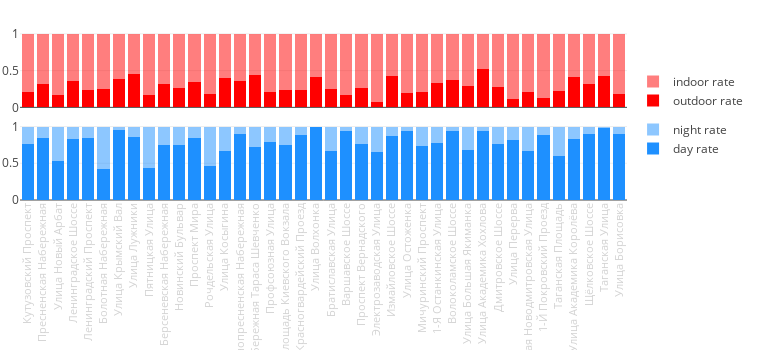

Here is the notebook cell this chart was saved with:
### Code cell
ENV_TIME_N_TICKS = 40

####

locations_env = calculate_street_enviroment()

env_data = {}
for street in locations_env['street'].unique():
    outdoor_cn = locations_env[locations_env['street'] == street]['outdoor'].sum()
    indoor_cn = locations_env[locations_env['street'] == street]['indoor'].sum()
    
    env_data[street] = [outdoor_cn, indoor_cn]
    
####

street_outdoor_data, street_indoor_data = [], []
for x in streets:
    street_outdoor_data.append(env_data[x][0])
    street_indoor_data.append(env_data[x][1])
    
####

street_outdoor_data = np.array(street_outdoor_data)
street_indoor_data = np.array(street_indoor_data)

outdoor_rate = street_outdoor_data / (street_indoor_data + street_outdoor_data)

####

cn = Counter()
for loc in list(data1.keys()):
    for photo in data1[loc]:
        for category, val in data1[loc][photo]['categories'].items():
            cn[category] += float(val)
            
all_tags = list(cn.keys())
forbidden_tags = ["beauty_salon", "dressing_room"]
for x in forbidden_tags:
    all_tags.remove(x)

####

scenes_fn = "/Users/pavel/Sources/python/concepts/insta/cv_sandbox/photo_tagger/scenes_{}.json"

selected_tags = get_tags('selected')

opposite_scenes = load_json(scenes_fn.format(OPPOSITE_CITY))
target_scenes = load_json(scenes_fn.format(CITY))

opposite_tags_table = build_tags_table(all_tags, opposite_scenes)
target_tags_table = build_tags_table(all_tags, target_scenes)

general_tags_table = np.vstack((target_tags_table[all_tags].values.tolist(), 
                                opposite_tags_table[all_tags].values.tolist()))

target_scenes = load_json(scenes_fn.format(CITY))
target_tags_table = build_tags_table(all_tags, target_scenes)

####

night_tags = ['bar', 'discotheque', 'beer_hall', 'pub/indoor', 'restaurant']
day_tags = [x for x in SELECTED_TAGS if not x in night_tags and \
                                        not x in forbidden_tags]

####

daily_activity_list = []
for loc in list(data1.keys()):
    row = target_tags_table[target_tags_table['id'] == loc]
    day_val = row[day_tags].values.sum()
    night_val = row[night_tags].values.sum()
    if loc in id2loc:
        street = geo_table[geo_table['id'] == int(loc)][STREET_COLUMN].tolist()
        if street and street[0] != 'None':
            daily_activity_list.append([loc, day_val, night_val, street[0]])
        
daily_activity_table = pd.DataFrame(daily_activity_list)
daily_activity_table.columns = ['id', 'day', 'night', 'street']

####

daily_activity_dict = {}
for street in locations_env['street'].unique():
    day_cn = daily_activity_table[daily_activity_table['street'] == street]['day'].values.sum()
    night_cn = daily_activity_table[daily_activity_table['street'] == street]['night'].values.sum()
    
    daily_activity_dict[street] = [day_cn, night_cn]
    
####

street_day_activity, street_night_activity = [], []
for x in streets:
    if x in daily_activity_dict:
        street_day_activity.append(daily_activity_dict[x][0])
        street_night_activity.append(daily_activity_dict[x][1])
        
####

street_ticks = np.array(streets)

street_day_activity = np.array(street_day_activity)
street_night_activity = np.array(street_night_activity)

day_activity_rate = np.array(street_day_activity / 
                             (street_day_activity + street_night_activity))

VERTICAL_SPACING = 0.09
fig = tools.make_subplots(rows=2, cols=1,
                          vertical_spacing=VERTICAL_SPACING,
                          print_grid=False)

ENV_COLOR = 'red'
INDOOR_OPACITY = 0.5

outdoor_trace = go.Bar(
    y=outdoor_rate[:ENV_TIME_N_TICKS],
    x=street_ticks[:ENV_TIME_N_TICKS],
    marker=dict(color=ENV_COLOR), 
    name="outdoor rate",
    legendgroup='group1'
)

indoor_trace = go.Bar(
    y=1-outdoor_rate[:ENV_TIME_N_TICKS],
    x=street_ticks[:ENV_TIME_N_TICKS],
    marker=dict(color=ENV_COLOR), 
    opacity=INDOOR_OPACITY,
    name="indoor rate",
    legendgroup='group1'
)

fig.append_trace(outdoor_trace, 1, 1)
fig.append_trace(indoor_trace, 1, 1)

DAILY_COLOR = 'dodgerblue'
NIGHT_OPACITY = 0.5

day_trace = go.Bar(y=day_activity_rate[:ENV_TIME_N_TICKS],
                   x=street_ticks[:ENV_TIME_N_TICKS],
                   marker=dict(color=DAILY_COLOR), 
                   name="day rate",
                   legendgroup='group2')

night_trace = go.Bar(y=1-day_activity_rate[:ENV_TIME_N_TICKS],
                     x=street_ticks[:ENV_TIME_N_TICKS],
                     marker=dict(color=DAILY_COLOR), 
                     opacity=NIGHT_OPACITY,
                     name="night rate",
                     legendgroup='group2')

fig.append_trace(day_trace, 2, 1)
fig.append_trace(night_trace, 2, 1)

MARGIN = go.layout.Margin(t=30, b=150, l=20)
FONTSIZE = 11
FONTCOLOR = 'lightgrey'
PLOT_HEIGHT = 350
PLOT_WIDTH = 760
LEGEND_X = 1.01
LEGEND_Y = 0.5

fig['layout'].update(width=PLOT_WIDTH, height=PLOT_HEIGHT,
                     legend=dict(x=LEGEND_X, y=LEGEND_Y), 
                     barmode='stack', margin=MARGIN,
                     xaxis1=dict(showticklabels=False),
                     xaxis2=dict(tickangle=-90, 
                                 tickfont=dict(size=FONTSIZE, color=FONTCOLOR)))

py.iplot(fig, show_link=False)

# FIXME: replace 'улица', 'площадь', 'проезд', 'street', 'road', etc.

### Figure 1 — Plotly figure (JSON) as saved in the notebook; plotly's stock layout.template omitted (floating-point values rounded to 4 significant figures)
{"data": [{"legendgroup": "group1", "marker": {"color": "red"}, "name": "outdoor rate", "type": "bar", "uid": "6da19a14-fbc0-11e8-83b1-3c15c2cf2370", "x": ["Кутузовский Проспект", "Пресненская Набережная", "Улица Новый Арбат", "Ленинградское Шоссе", "Ленинградский Проспект", "Болотная Набережная", "Улица Крымский Вал", "Улица Лужники", "Пятницкая Улица", "Берсеневская Набережная", "Новинский Бульвар", "Проспект Мира", "Рочдельская Улица", "Улица Косыгина", "Краснопресненская Набережная", "Набережная Тараса Шевченко", "Профсоюзная Улица", "Площадь Киевского Вокзала", "1-Й Красногвардейский Проезд", "Улица Волхонка", "Братиславская Улица", "Варшавское Шоссе", "Проспект Вернадского", "Электрозаводская Улица", "Измайловское Шоссе", "Улица Остоженка", "Мичуринский Проспект", "1-Я Останкинская Улица", "Волоколамское Шоссе", "Улица Большая Якиманка", "Улица Академика Хохлова", "Дмитровское Шоссе", "Улица Перерва", "Большая Новодмитровская Улица", "1-Й Покровский Проезд", "Таганская Площадь", "Улица Академика Королёва", "Щёлковское Шоссе", "Таганская Улица", "Улица Борисовка"], "xaxis": "x", "y": [0.2052, 0.3128, 0.1657, 0.3525, 0.2389, 0.2445, 0.3885, 0.4511, 0.174, 0.3161, 0.2688, 0.348, 0.1865, 0.3971, 0.3633, 0.4389, 0.2108, 0.2414, 0.2325, 0.4133, 0.2471, 0.1642, 0.2673, 0.06762, 0.428, 0.1891, 0.209, 0.3289, 0.3696, 0.2893, 0.5193, 0.2837, 0.1197, 0.2044, 0.1247, 0.2196, 0.4063, 0.3159, 0.4201, 0.1839], "yaxis": "y"}, {"legendgroup": "group1", "marker": {"color": "red"}, "name": "indoor rate", "opacity": 0.5, "type": "bar", "uid": "6da328e8-fbc0-11e8-a943-3c15c2cf2370", "x": ["Кутузовский Проспект", "Пресненская Набережная", "Улица Новый Арбат", "Ленинградское Шоссе", "Ленинградский Проспект", "Болотная Набережная", "Улица Крымский Вал", "Улица Лужники", "Пятницкая Улица", "Берсеневская Набережная", "Новинский Бульвар", "Проспект Мира", "Рочдельская Улица", "Улица Косыгина", "Краснопресненская Набережная", "Набережная Тараса Шевченко", "Профсоюзная Улица", "Площадь Киевского Вокзала", "1-Й Красногвардейский Проезд", "Улица Волхонка", "Братиславская Улица", "Варшавское Шоссе", "Проспект Вернадского", "Электрозаводская Улица", "Измайловское Шоссе", "Улица Остоженка", "Мичуринский Проспект", "1-Я Останкинская Улица", "Волоколамское Шоссе", "Улица Большая Якиманка", "Улица Академика Хохлова", "Дмитровское Шоссе", "Улица Перерва", "Большая Новодмитровская Улица", "1-Й Покровский Проезд", "Таганская Площадь", "Улица Академика Королёва", "Щёлковское Шоссе", "Таганская Улица", "Улица Борисовка"], "xaxis": "x", "y": [0.7948, 0.6872, 0.8343, 0.6475, 0.7611, 0.7555, 0.6115, 0.5489, 0.826, 0.6839, 0.7312, 0.652, 0.8135, 0.6029, 0.6367, 0.5611, 0.7892, 0.7586, 0.7675, 0.5867, 0.7529, 0.8358, 0.7327, 0.9324, 0.572, 0.8109, 0.791, 0.6711, 0.6304, 0.7107, 0.4807, 0.7163, 0.8803, 0.7956, 0.8753, 0.7804, 0.5937, 0.6841, 0.5799, 0.8161], "yaxis": "y"}, {"legendgroup": "group2", "marker": {"color": "dodgerblue"}, "name": "day rate", "type": "bar", "uid": "6da62f70-fbc0-11e8-8704-3c15c2cf2370", "x": ["Кутузовский Проспект", "Пресненская Набережная", "Улица Новый Арбат", "Ленинградское Шоссе", "Ленинградский Проспект", "Болотная Набережная", "Улица Крымский Вал", "Улица Лужники", "Пятницкая Улица", "Берсеневская Набережная", "Новинский Бульвар", "Проспект Мира", "Рочдельская Улица", "Улица Косыгина", "Краснопресненская Набережная", "Набережная Тараса Шевченко", "Профсоюзная Улица", "Площадь Киевского Вокзала", "1-Й Красногвардейский Проезд", "Улица Волхонка", "Братиславская Улица", "Варшавское Шоссе", "Проспект Вернадского", "Электрозаводская Улица", "Измайловское Шоссе", "Улица Остоженка", "Мичуринский Проспект", "1-Я Останкинская Улица", "Волоколамское Шоссе", "Улица Большая Якиманка", "Улица Академика Хохлова", "Дмитровское Шоссе", "Улица Перерва", "Большая Новодмитровская Улица", "1-Й Покровский Проезд", "Таганская Площадь", "Улица Академика Королёва", "Щёлковское Шоссе", "Таганская Улица", "Улица Борисовка"], "xaxis": "x2", "y": [0.7683, 0.8425, 0.5322, 0.8262, 0.8504, 0.4176, 0.9468, 0.8523, 0.4361, 0.7541, 0.7418, 0.8433, 0.4605, 0.6656, 0.8965, 0.7241, 0.7935, 0.7527, 0.8898, 0.9912, 0.6644, 0.9455, 0.7568, 0.6489, 0.8697, 0.9428, 0.7342, 0.773, 0.9376, 0.6859, 0.9366, 0.7592, 0.8209, 0.6623, 0.8828, 0.6054, 0.8293, 0.8947, 0.9808, 0.8924], "yaxis": "y2"}, {"legendgroup": "group2", "marker": {"color": "dodgerblue"}, "name": "night rate", "opacity": 0.5, "type": "bar", "uid": "6da7bc5a-fbc0-11e8-a127-3c15c2cf2370", "x": ["Кутузовский Проспект", "Пресненская Набережная", "Улица Новый Арбат", "Ленинградское Шоссе", "Ленинградский Проспект", "Болотная Набережная", "Улица Крымский Вал", "Улица Лужники", "Пятницкая Улица", "Берсеневская Набережная", "Новинский Бульвар", "Проспект Мира", "Рочдельская Улица", "Улица Косыгина", "Краснопресненская Набережная", "Набережная Тараса Шевченко", "Профсоюзная Улица", "Площадь Киевского Вокзала", "1-Й Красногвардейский Проезд", "Улица Волхонка", "Братиславская Улица", "Варшавское Шоссе", "Проспект Вернадского", "Электрозаводская Улица", "Измайловское Шоссе", "Улица Остоженка", "Мичуринский Проспект", "1-Я Останкинская Улица", "Волоколамское Шоссе", "Улица Большая Якиманка", "Улица Академика Хохлова", "Дмитровское Шоссе", "Улица Перерва", "Большая Новодмитровская Улица", "1-Й Покровский Проезд", "Таганская Площадь", "Улица Академика Королёва", "Щёлковское Шоссе", "Таганская Улица", "Улица Борисовка"], "xaxis": "x2", "y": [0.2317, 0.1575, 0.4678, 0.1738, 0.1496, 0.5824, 0.0532, 0.1477, 0.5639, 0.2459, 0.2582, 0.1567, 0.5395, 0.3344, 0.1035, 0.2759, 0.2065, 0.2473, 0.1102, 0.008762, 0.3356, 0.05451, 0.2432, 0.3511, 0.1303, 0.05718, 0.2658, 0.227, 0.06243, 0.3141, 0.06339, 0.2408, 0.1791, 0.3377, 0.1172, 0.3946, 0.1707, 0.1053, 0.01922, 0.1076], "yaxis": "y2"}], "layout": {"barmode": "stack", "height": 350, "legend": {"x": 1.01, "y": 0.5}, "margin": {"b": 150, "l": 20, "t": 30}, "width": 760, "xaxis": {"anchor": "y", "domain": [0, 1], "showticklabels": false}, "xaxis2": {"anchor": "y2", "domain": [0, 1], "tickangle": -90, "tickfont": {"color": "lightgrey", "size": 11}}, "yaxis": {"anchor": "x", "domain": [0.545, 1]}, "yaxis2": {"anchor": "x2", "domain": [0, 0.455]}}}
